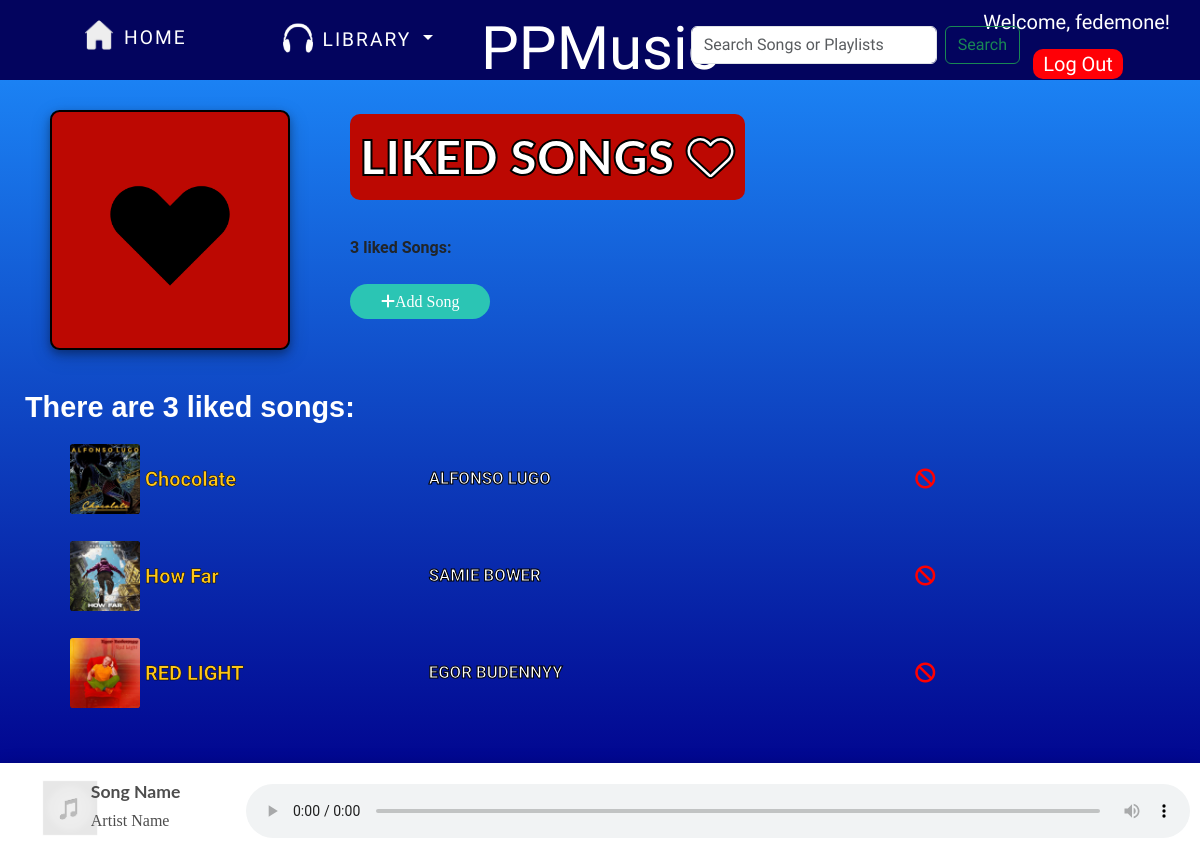
Screenshot of /music/likedsongs/ (signed in) with the database file from the repository.
### music/models.py (models this page shows, shortened)
class Song(models.Model):
    song_id = models.AutoField(primary_key=True)
    name = models.CharField(max_length=50)
    artist = models.CharField(max_length=50)
    album = models.CharField(max_length=50, blank=True)
    GENRE_CHOICES = [
        ('rock', 'Rock'),
        ('pop', 'Pop'),
        ('hiphop', 'Hip Hop'),
        ('jazz', 'Jazz'),
        ('electronic', 'Electronic'),
        ('classical', 'Classical'),
        ('latin', 'Latin'),
        ('other', 'Other'),
    ]
    genre = models.CharField(max_length=20, blank=True, default='genre', choices=GENRE_CHOICES)
    song = models.FileField(upload_to="songs/", validators=[FileExtensionValidator(allowed_extensions=['mp3', 'wav'])], default="name")
    image = models.ImageField(upload_to="songimage/", validators=[FileExtensionValidator(allowed_extensions=['jpeg', 'jpg', 'png'])])
    data = models.DateTimeField(auto_now=False, auto_now_add=True)
    slug = models.SlugField()
    liked_by_users = models.ManyToManyField(User, related_name="liked_songs", blank=True)
    class Meta:
        ordering = ['name']

### music/views.py (the view)
# urls.py: path('likedsongs/', views.likedsongs, name="likedsongs"),
def likedsongs(request):
    user = request.user
    if user.is_authenticated:
        all_liked = request.user.liked_songs.all()
        return render(request, 'music/likedsongs.html', {'all_liked': all_liked})

### music/templates/music/likedsongs.html (shortened to what this page needs)
{% extends 'layout.html' %}
{% block head %}
    <link rel="stylesheet" href="https://pro.fontawesome.com/releases/v5.10.0/css/all.css" />
{% endblock %}
{% block main-content %}
    <div id="body-center">
        <div class="card">
            <img  style="background-color: #bc0802; border: 2px solid black" src="/media/images/heart-small.png" width="250px" height="250px">
            <div class="cardData">
                <h1 style="background-color: #bc0802; border-radius: 10px; padding:0 10px">LIKED SONGS <i class="fa-regular fa-heart"></i></h1>
                <p>{{all_liked|length}} liked Songs:</p>
                <br>
                <a href="{% url 'music:allsongs' %}" id="add_song_btn"><i class="fas fa-plus"></i>Add Song</a>
            </div>
        </div>
        {% if all_liked %}
        <h2 id="your-song">There are {{ all_liked|length }} liked songs:</h2>
        <div id="songlist">
            {% for i in all_liked %}
                <div class="sameMovieCard">
                    <div class="container_songpost">
                        <img src="{{i.image.url}}" id="A_{{i.song_id}}"/>
                        <div class="overlay_songpost"></div>
                    </div>
                    <div class="songpost_data">
                        <h5 class="song-name" id="B_{{i.song_id}}"><a data-song-url="{{i.song.url}}" id="{{i.song_id}}" onclick="playSong(this)">{{i.name}}</a></h5>
                        <p class="singer-name" id="C_{{i.song_id}}">{{i.artist}}</p>
                        <form id="delform" action="{% url 'music:likesong' %}" method="post">
                            <button type="submit" id="submitremove" style="color: red; margin-top: 15px; margin-left: 200px" onclick="removeSongFromLiked(this)">
                                <i style="margin-top: 10px" class="fa-solid fa-ban"></i>
                            </button>
                        </form>
                    </div>
                </div>
            {% endfor %}
        </div>
        {% else %}
        <h2 style="margin-bottom: 40px">Currently you have 0 Liked Songs</h2>
        {% endif %}
    <br>
    <br>
    <br>
    </div>
{% endblock %}

### templates/layout.html (shortened to what this page needs)
{% load static %}
<html lang="en">
<head>
    <link href="https://cdn.jsdelivr.net/npm/bootstrap@5.3.3/dist/css/bootstrap.min.css" rel="stylesheet">
    <link rel="stylesheet" href="{% static 'css/style.css' %}">
    <link rel="stylesheet" href="https://unpkg.com/flickity@2/dist/flickity.min.css">
    <link rel="stylesheet" href="https://pro.fontawesome.com/releases/v5.10.0/css/all.css" />
    {% block head %}
    {% endblock %}
</head>
<body>
    <header>
        {% block header %}
        <nav id="header_menu">
            <a href="{% url 'homepage' %}" id="home-link">
                <p><img src="/media/images/home.png" width="30px" alt="home image">HOME</p>
            </a>
        {% if user.is_authenticated %}
            <div class="dropdown">
                <button class="btn btn-primary dropdown-toggle" type="button" data-bs-toggle="dropdown" aria-expanded="false">
                    <img src="/media/images/headphones-2-48.png" width="30px">LIBRARY
                </button>
        {% else %}
            <button class="btn btn-primary dropdown-toggle dropdown" id="librarybtn">
                <a href="{% url 'users:login' %}"><img src="../media/images/headphones-2-48.png" width="30px">LIBRARY</a>
            </button>
        {% endif %}
            </div>
            <h1><a href="{% url 'homepage' %}">PPMusic</a></h1>
            <form class="d-flex" role="search" autocomplete="off" method="POST" action="{% url 'music:search_results' %}">
                <input class="form-control me-2" type="search" placeholder="Search Songs or Playlists" aria-label="Search" name="data" required>
                <button class="btn btn-outline-success" type="submit">Search</button>
            </form>
            {% if user.is_authenticated %}
                <div class="welcome">
                    <h4>Welcome, {{user.username}}!</h4>
                    <a href="users/logout">Log Out</a>
                </div>
            {% else %}
                <a href="{% url 'users:login' %}"><img src="/media/images/user_icon.png" class="icon"></a>
            {% endif %}
        </nav>
        {% endblock %}
    </header>
    <main>
    <div id="audio_main" class="audio-decs">
        <div class="audio-data">
            <div>
                <img id="audio-img" src="/media/images/music-placeholder.png" alt="Image here">
            </div>
            <div id="text-song">
                <h4 id="audio-song">Song Name</h4>
                <p id="audio-artist">Artist Name</p>
            </div>
        </div>
        <div style="margin: auto 0">
            <audio preload="auto" controls id="audioPlayer">
                <source src="" id="audioSource">
            </audio>
        </div>
    </div>
    {% block main-content %}
    {% endblock %}
    </main>
</body>
</html>

### rows the page displays
Song: image (picture), name "Chocolate", artist "ALFONSO LUGO"
Song: image (picture), name "How Far", artist "SAMIE BOWER"
Song: image (picture), name "RED LIGHT", artist "EGOR BUDENNYY"

### other values shown
{{ user.username }} "fedemone"
{{ all_liked|length }} "3"
